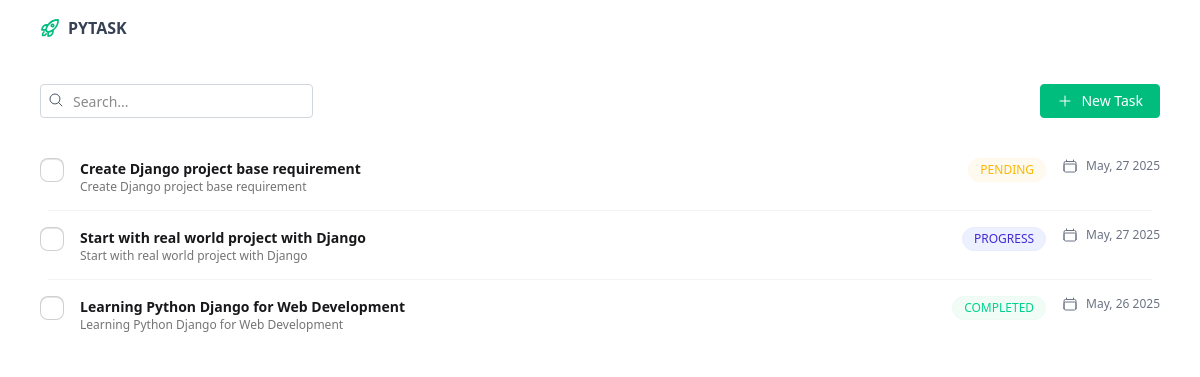
Before: / with the older database file.
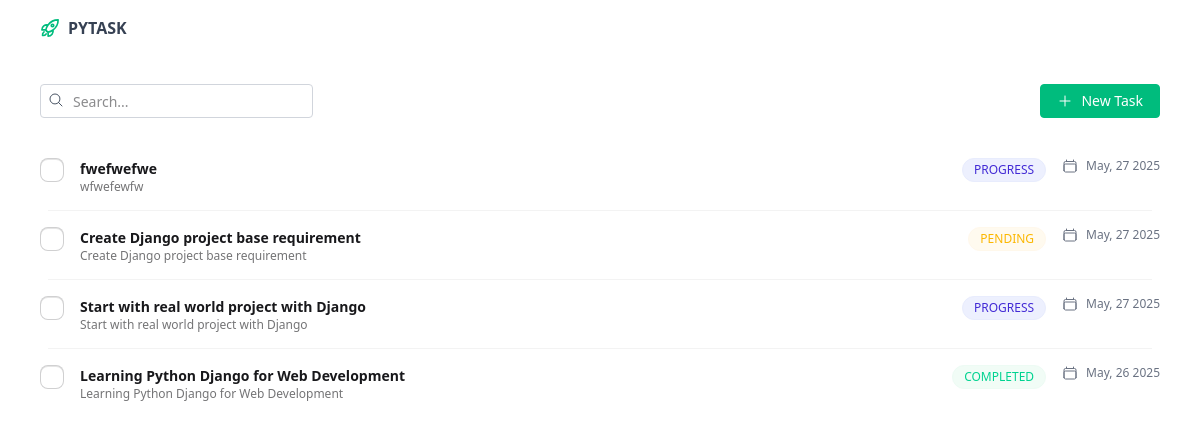
After: the same page with the newer database file.
### base/models.py (models this page shows, shortened)
class Task(models.Model):
    class TaskStatus(models.TextChoices):
        PENDING = "PENDING"
        PROGRESS = "PROGRESS"
        COMPLETED = "COMPLETED"
    title =models.CharField(max_length=255)
    desc = models.TextField()
    status= models.CharField(max_length=20,choices=TaskStatus.choices,default=TaskStatus.PENDING)
    created_at = models.DateTimeField(auto_now_add=True)

### base/views.py (the view)
# urls.py: path('', views.index),
def index(request):
    tasks = Task.objects.all().order_by('-created_at')
    context = {"tasks": tasks, 'form':TaskForm()}
    return render(request, "views/home/index.html", context)

### base/forms.py
class TaskForm(forms.ModelForm):
    title = forms.CharField(
        widget=forms.TextInput(attrs={
            'class':'input input-bordered w-full',
            'placeholder':'Taks title'
        })
    )
    desc = forms.CharField(
        widget=forms.Textarea(attrs={
            'class':'textarea w-full',
            'placeholder':'Taks desc'
        })
    )
    status = forms.ChoiceField(widget=forms.Select(attrs={
        'class':'select w-full'
        }), choices=Task.TaskStatus.choices)
    class Meta:
        model = Task
        fields=(
            'title', 'desc', 'status'
        )

### templates/views/home/index.html (shortened to what this page needs)
{% extends "layout/layout.html" %} {% block content %}
<div>
  <div class=" flex items-center justify-between py-2 w-full">
    <div class=" relative ">
      <span class=" absolute top-2 left-2">
        <svg xmlns="http://www.w3.org/2000/svg" fill="none" viewBox="0 0 24 24" stroke-width="1.5" stroke="currentColor" class="size-4 text-gray-600">
          <path stroke-linecap="round" stroke-linejoin="round" d="m21 21-5.197-5.197m0 0A7.5 7.5 0 1 0 5.196 5.196a7.5 7.5 0 0 0 10.607 10.607Z" />
        </svg>
      </span>
      <input
      type="text"
      name="search"
      hx-get="{% url 'search' %}"
      hx-trigger="keyup delay:500ms"
      hx-target="#task-list"
      hx-indicator="#loading"
      hx-on::before-request="document.getElementById('task-list').style.opacity=0.5"
      hx-on::after-request="document.getElementById('task-list').style.opacity=1.0"
      class=" pr-2 py-1 pl-8 rounded-sm border border-gray-300 placeholder:text-sm"
      placeholder="Search..."/>
    </div>
    <div>
      <button type="button" onclick="task_create_modal.showModal()" class="cursor-pointer flex items-center space-x-2 text-sm font-meduim text-white bg-emerald-500 border border-emerald-500 py-1.5 px-4 rounded-sm hover:bg-emerald-500/85">
        <span>
          <svg xmlns="http://www.w3.org/2000/svg" fill="none" viewBox="0 0 24 24" stroke-width="1.5" stroke="currentColor" class="size-4">
            <path stroke-linecap="round" stroke-linejoin="round" d="M12 4.5v15m7.5-7.5h-15" />
          </svg>
        </span>
        <span>New Task</span>
      </button>
    </div>
  </div>
  {% include "./components/task-list.html" %}
</div>
 {% endblock %}

### templates/views/home/components/task-item.html (shortened to what this page needs)
<li class="list-row px-0">
    <div>
      <label>
          <input type="checkbox" class="checkbox" />
        </label>
    </div>
    <div>
      <div class="font-semibold">{{ task.title }}</div>
      <div class="text-xs font-meduim opacity-60">{{ task.desc }}</div>
    </div>
    <div class="badge badge-soft text-xs font-medium rounded-full {% if task.status == 'PENDING' %} badge-warning {% elif task.status == 'PROGRESS' %} badge-primary {% else %} badge-success {% endif %}">{{ task.status }}</div>
    <div>
      <div class="flex items-center space-x-2 text-gray-500">
          <span>
          </span>
          <span class="text-xs font-medium">{{ task.created_at|date:"M, d Y"}}</span>
        </div>
    </div>
  </li>

Changed rows visible on the page:
added Task: title "fwefwefwe", desc "wfwefewfw", status "PROGRESS", created_at "May, 27 2025"
